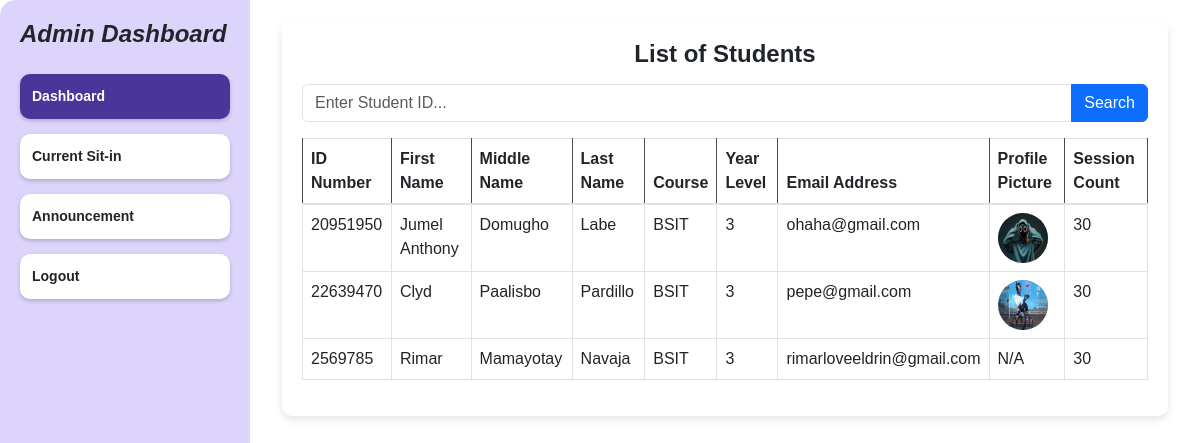
/admin/dashboard (signed in), run on an earlier commit of the app's database.
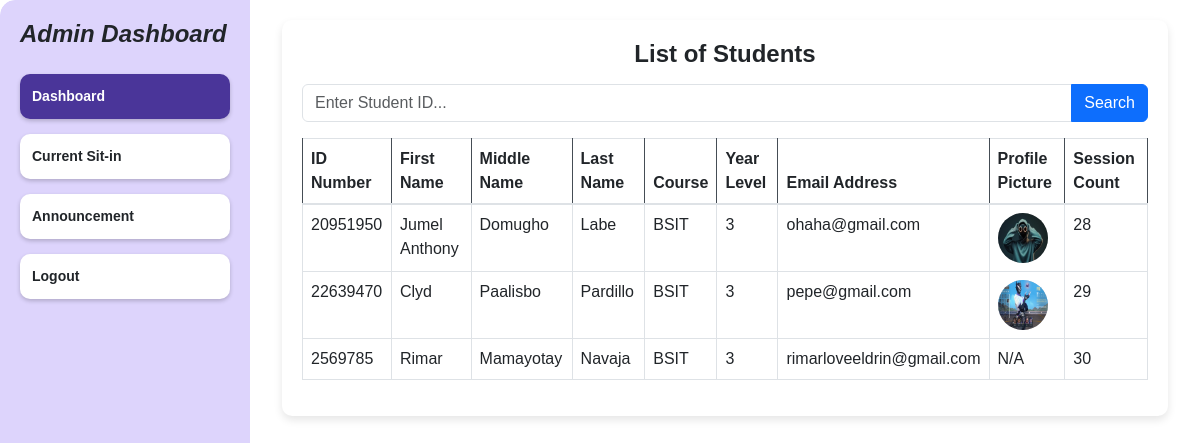
And on a later commit of the database.
### tables this page shows
CREATE TABLE students ( 
idno TEXT PRIMARY KEY,
lastname TEXT NOT NULL,
firstname TEXT NOT NULL,
midname TEXT,
course TEXT NOT NULL,
year_level INTEGER NOT NULL,
email_address TEXT NOT NULL,
username TEXT NOT NULL CHECK (username = idno),
password TEXT NOT NULL,
profile_picture TEXT DEFAULT NULL,
session_count INTEGER DEFAULT 30
);

### app.py (the view)
@app.route('/admin/dashboard')
@admin_required
def admin_dashboard():
    conn = get_db_connection()
    cursor = conn.cursor()
    cursor.execute("SELECT * FROM students")
    students = cursor.fetchall()
    conn.close()
    return render_template('admin_dashboard.html', students=students)

### app.py (called while the page is built)
def get_db_connection():
    conn = sqlite3.connect('users.db')
    conn.row_factory = sqlite3.Row
    return conn

def admin_required(f):
    @wraps(f)
    def decorated_function(*args, **kwargs):
        if 'user_id' not in session or session.get('role') != 'admin':
            flash("Admin access required!", "danger")
            return redirect(url_for('login'))
        return f(*args, **kwargs)
    return decorated_function

@app.after_request
def add_header(response):
    response.headers['Cache-Control'] = 'no-store, no-cache, must-revalidate, post-check=0, pre-check=0, max-age=0'
    response.headers['Pragma'] = 'no-cache'
    response.headers['Expires'] = '-1'
    return response

### templates/admin_dashboard.html (shortened to what this page needs)
{% extends "base.html" %}
{% block content %}
<head>
    <link rel="stylesheet" href="{{ url_for('static', filename='styles.css') }}">
    <link href="https://cdn.jsdelivr.net/npm/bootstrap@5.3.0/dist/css/bootstrap.min.css" rel="stylesheet">
</head>
<body>
    <div class="dashboard-container">
        <div class="sidebar">
            <h1 class="dashboard-title">Admin Dashboard</h1>
            <a href="{{ url_for('admin_dashboard') }}" class="menu-btn active">Dashboard</a>
            <a href="{{ url_for('current_sit_in') }}" class="menu-btn">Current Sit-in</a>
            <a href="{{ url_for('announcement') }}" class="menu-btn">Announcement</a>
            <a href="{{ url_for('logout') }}" class="menu-btn logout-btn">Logout</a>
        </div>
        <div class="content">
            <div class="container">
                <div class="student-list">
                    <h2>List of Students</h2>
                    <div class="input-group mb-3">
                        <input type="text" id="searchInput" placeholder="Enter Student ID..." class="form-control" onkeydown="handleSearch(event)">
                        <button class="btn btn-primary" type="button" onclick="searchStudents()">Search</button>
                    </div>
                    <table class="table table-bordered table-hover" id="studentTable">
                        <thead class="thead-dark">
                            <tr>
                                <th>ID Number</th>
                                <th>First Name</th>
                                <th>Middle Name</th>
                                <th>Last Name</th>
                                <th>Course</th>
                                <th>Year Level</th>
                                <th>Email Address</th>
                                <th>Profile Picture</th>
                                <th>Session Count</th>
                            </tr>
                        </thead>
                        <tbody>
                            {% for student in students %}
                            <tr>
                                <td>{{ student.idno }}</td>
                                <td>{{ student.firstname }}</td>
                                <td>{{ student.midname }}</td>
                                <td>{{ student.lastname }}</td>
                                <td>{{ student.course }}</td>
                                <td>{{ student.year_level }}</td>
                                <td>{{ student.email_address }}</td>
                                <td>
                                    {% if student.profile_picture %}
                                    <img src="{{ url_for('static', filename=student.profile_picture) }}" alt="Profile Picture" class="profile-pic">
                                    {% else %}
                                    N/A
                                    {% endif %}
                                </td>
                                <td>{{ student.session_count }}</td>
                            </tr>
                            {% endfor %}
                        </tbody>
                    </table>
                </div>
            </div>
        </div>
    </div>
</body>
</html>
{% endblock %}

What changed in the data, as far as the page shows it:
changed students "Jumel Anthony": session_count "30" → "28"
changed students "Clyd": session_count "30" → "29"
